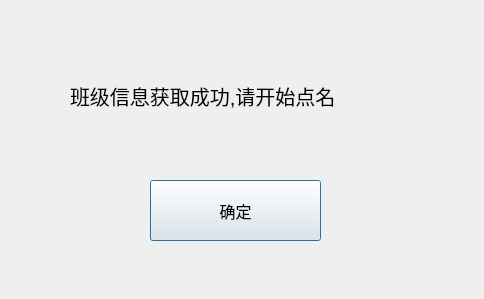
<?xml version="1.0" encoding="UTF-8"?>
<ui version="4.0">
 <class>SDialog</class>
 <widget class="QDialog" name="SDialog">
  <property name="geometry">
   <rect>
    <x>0</x>
    <y>0</y>
    <width>484</width>
    <height>299</height>
   </rect>
  </property>
  <property name="windowTitle">
   <string>Dialog</string>
  </property>
  <widget class="QLabel" name="label">
   <property name="geometry">
    <rect>
     <x>70</x>
     <y>50</y>
     <width>351</width>
     <height>91</height>
    </rect>
   </property>
   <property name="font">
    <font>
     <pointsize>15</pointsize>
    </font>
   </property>
   <property name="text">
    <string>班级信息获取成功,请开始点名</string>
   </property>
  </widget>
  <widget class="QPushButton" name="exit">
   <property name="geometry">
    <rect>
     <x>150</x>
     <y>180</y>
     <width>171</width>
     <height>61</height>
    </rect>
   </property>
   <property name="font">
    <font>
     <pointsize>12</pointsize>
    </font>
   </property>
   <property name="text">
    <string>确定</string>
   </property>
  </widget>
 </widget>
 <resources/>
 <connections/>
</ui>
